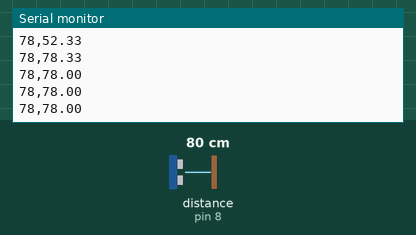
The sketch below on a simulated Arduino Uno, built with avr-gcc and run on an emulated ATmega328P. Shown: the last lines printed to the serial monitor. Wiring (inferred from the names in the program): ultrasonic range finder: trigger pin 9; echo pin 8. Inputs (shaded band) come from the test bench; at power-on: distance to the obstacle (sensor on pin 8) 80 cm. The echo pulse lasts 58.3 µs per cm.

Above: at 1.2 s.
1.3 s: distance to the obstacle (sensor on pin 8) set to 2 cm
At 1.6 s:
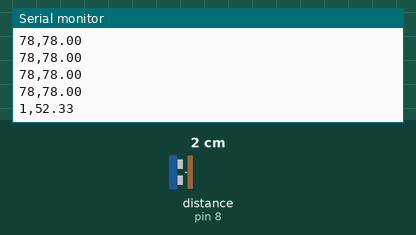
2.8 s: distance to the obstacle (sensor on pin 8) set to 4 cm
At 2.8 s:
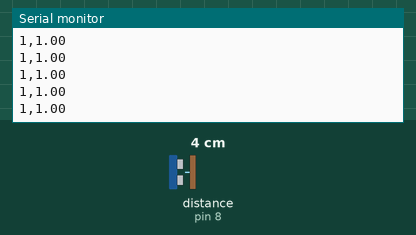
Timing chart, 0 to 5.8 s (numbered marks = the images above; inputs shaded):
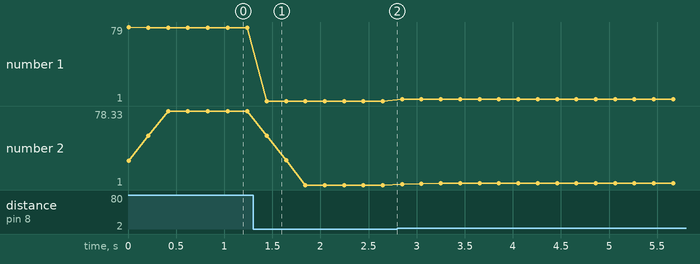

The sketch:

moving_avg_fillter.ino
```cpp
#define MASK_LENGTH   3
#define TRIG 9 //TRIG 핀 설정 (초음파 보내는 핀)
#define ECHO 8 //ECHO 핀 설정 (초음파 받는 핀)


int raw_array[MASK_LENGTH] = {0,}; // 질문 지물 {0,} 이게 뭔가용??? : 모든배열 초기화
int raw_array_index = 0;
float x;
/* make mean siez of MASK. */
float movingAverageFilter()
{
    int i = 0;
    int sum = 0;

    for (i = 0; i < MASK_LENGTH; i++) {
      sum += raw_array[i];
    }
    return ((float)sum / MASK_LENGTH);


}

/* inset new array */
void insertIntoRawArray(int value)
{
    raw_array[raw_array_index] = value;

    raw_array_index++;

    if (raw_array_index >= MASK_LENGTH) {
      raw_array_index = 0;
    }


}
void setup() {
  Serial.begin(9600);
  pinMode(TRIG, OUTPUT);
  pinMode(ECHO, INPUT);
  Serial.println("cm,avg");
}


void loop(){
  long duration, distance;
  digitalWrite(TRIG, LOW);
  delayMicroseconds(2);
  digitalWrite(TRIG, HIGH);
  delayMicroseconds(10);
  digitalWrite(TRIG, LOW);
  duration = pulseIn (ECHO, HIGH); //물체에 반사되어돌아온 초음파의 시간을 변수에 저장합니다.
  //34000*초음파가 물체로 부터 반사되어 돌아오는시간 /1000000 / 2(왕복값이아니라 편도값이기때문에 나누기2를 해줍니다.)
  //초음파센서의 거리값이 위 계산값과 동일하게 Cm로 환산되는 계산공식 입니다. 수식이 간단해지도록 적용했습니다.
  distance = duration * 17 / 1000;
  //PC모니터로 초음파 거리값을 확인 하는 코드 입니다.
  insertIntoRawArray(distance); //측정된 물체로부터 거리값(cm값)을 보여줍니다.
  Serial.print(distance);
  Serial.print(",");
  //Serial.print("movingAverageFilter = ");
  Serial.println(movingAverageFilter());
  delay(200); //0.2초마다 측정값을 보여줍니다.


}
```

Measured:
- after the input at 1.3 s, the serial monitor: prints a new line after 0.14 s (image 1)
- plotted number 1: 78 → 1 after the input at 1.3 s, 1 → 3 after the input at 2.8 s
- plotted number 2: 78 → 1 after the input at 1.3 s, 1 → 3 after the input at 2.8 s
